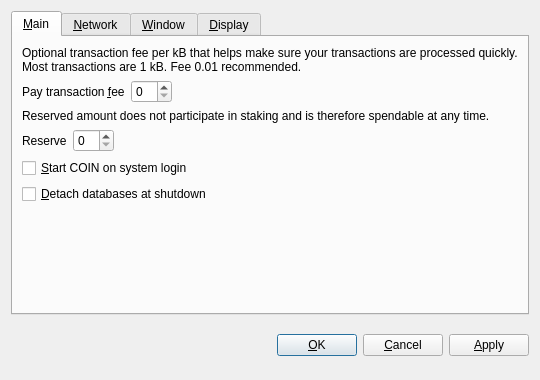
<?xml version="1.0" encoding="UTF-8"?>
<ui version="4.0">
 <class>OptionsDialog</class>
 <widget class="QDialog" name="OptionsDialog">
  <property name="geometry">
   <rect>
    <x>0</x>
    <y>0</y>
    <width>540</width>
    <height>380</height>
   </rect>
  </property>
  <property name="windowTitle">
   <string>Options</string>
  </property>
  <property name="modal">
   <bool>true</bool>
  </property>
  <layout class="QVBoxLayout" name="verticalLayout">
   <item>
    <widget class="QTabWidget" name="tabWidget">
     <property name="tabPosition">
      <enum>QTabWidget::North</enum>
     </property>
     <property name="currentIndex">
      <number>0</number>
     </property>
     <widget class="QWidget" name="tabMain">
      <attribute name="title">
       <string>&amp;Main</string>
      </attribute>
      <layout class="QVBoxLayout" name="verticalLayout_Main">
       <item>
        <widget class="QLabel" name="transactionFeeInfoLabel">
         <property name="text">
          <string>Optional transaction fee per kB that helps make sure your transactions are processed quickly. Most transactions are 1 kB. Fee 0.01 recommended.</string>
         </property>
         <property name="textFormat">
          <enum>Qt::PlainText</enum>
         </property>
         <property name="wordWrap">
          <bool>true</bool>
         </property>
        </widget>
       </item>
       <item>
        <layout class="QHBoxLayout" name="horizontalLayoutFee">
         <item>
          <widget class="QLabel" name="transactionFeeLabel">
           <property name="text">
            <string>Pay transaction &amp;fee</string>
           </property>
           <property name="textFormat">
            <enum>Qt::PlainText</enum>
           </property>
           <property name="buddy">
            <cstring>transactionFee</cstring>
           </property>
          </widget>
         </item>
         <item>
          <widget class="BitcoinAmountField" name="transactionFee"/>
         </item>
         <item>
          <spacer name="horizontalSpacerFee">
           <property name="orientation">
            <enum>Qt::Horizontal</enum>
           </property>
           <property name="sizeHint" stdset="0">
            <size>
             <width>40</width>
             <height>20</height>
            </size>
           </property>
          </spacer>
         </item>
        </layout>
       </item>
       <item>
        <widget class="QLabel" name="reserveBalanceInfoLabel">
         <property name="text">
          <string>Reserved amount does not participate in staking and is therefore spendable at any time.</string>
         </property>
         <property name="textFormat">
          <enum>Qt::PlainText</enum>
         </property>
         <property name="wordWrap">
          <bool>true</bool>
         </property>
        </widget>
       </item>
       <item>
        <layout class="QHBoxLayout" name="horizontalLayoutReserveBalance">
         <item>
          <widget class="QLabel" name="reserveBalanceLabel">
           <property name="text">
            <string>Reserve</string>
           </property>
           <property name="textFormat">
            <enum>Qt::PlainText</enum>
           </property>
           <property name="buddy">
            <cstring>reserveBalance</cstring>
           </property>
          </widget>
         </item>
         <item>
          <widget class="BitcoinAmountField" name="reserveBalance"/>
         </item>
         <item>
          <spacer name="horizontalSpacerReserveBalance">
           <property name="orientation">
            <enum>Qt::Horizontal</enum>
           </property>
           <property name="sizeHint" stdset="0">
            <size>
             <width>40</width>
             <height>20</height>
            </size>
           </property>
          </spacer>
         </item>
        </layout>
       </item>
       <item>
        <widget class="QCheckBox" name="bitcoinAtStartup">
         <property name="toolTip">
          <string>Automatically start COIN after logging in to the system.</string>
         </property>
         <property name="text">
          <string>&amp;Start COIN on system login</string>
         </property>
        </widget>
       </item>
       <item>
        <widget class="QCheckBox" name="detachDatabases">
         <property name="toolTip">
          <string>Detach block and address databases at shutdown. This means they can be moved to another data directory, but it slows down shutdown. The wallet is always detached.</string>
         </property>
         <property name="text">
          <string>&amp;Detach databases at shutdown</string>
         </property>
        </widget>
       </item>
       <item>
        <spacer name="verticalSpacer_Main">
         <property name="orientation">
          <enum>Qt::Vertical</enum>
         </property>
         <property name="sizeHint" stdset="0">
          <size>
           <width>20</width>
           <height>40</height>
          </size>
         </property>
        </spacer>
       </item>
      </layout>
     </widget>
     <widget class="QWidget" name="tabNetwork">
      <attribute name="title">
       <string>&amp;Network</string>
      </attribute>
      <layout class="QVBoxLayout" name="verticalLayout_Network">
       <item>
        <widget class="QCheckBox" name="mapPortUpnp">
         <property name="toolTip">
          <string>Automatically open the COIN client port on the router. This only works when your router supports UPnP and it is enabled.</string>
         </property>
         <property name="text">
          <string>Map port using &amp;UPnP</string>
         </property>
        </widget>
       </item>
       <item>
        <widget class="QCheckBox" name="connectSocks">
         <property name="toolTip">
          <string>Connect to the COIN network through a SOCKS proxy (e.g. when connecting through Tor).</string>
         </property>
         <property name="text">
          <string>&amp;Connect through SOCKS proxy:</string>
         </property>
        </widget>
       </item>
       <item>
        <layout class="QHBoxLayout" name="horizontalLayout_Network">
         <item>
          <widget class="QLabel" name="proxyIpLabel">
           <property name="text">
            <string>Proxy &amp;IP:</string>
           </property>
           <property name="textFormat">
            <enum>Qt::PlainText</enum>
           </property>
           <property name="buddy">
            <cstring>proxyIp</cstring>
           </property>
          </widget>
         </item>
         <item>
          <widget class="QValidatedLineEdit" name="proxyIp">
           <property name="maximumSize">
            <size>
             <width>140</width>
             <height>16777215</height>
            </size>
           </property>
           <property name="toolTip">
            <string>IP address of the proxy (e.g. 127.0.0.1)</string>
           </property>
          </widget>
         </item>
         <item>
          <widget class="QLabel" name="proxyPortLabel">
           <property name="text">
            <string>&amp;Port:</string>
           </property>
           <property name="textFormat">
            <enum>Qt::PlainText</enum>
           </property>
           <property name="buddy">
            <cstring>proxyPort</cstring>
           </property>
          </widget>
         </item>
         <item>
          <widget class="QLineEdit" name="proxyPort">
           <property name="maximumSize">
            <size>
             <width>55</width>
             <height>16777215</height>
            </size>
           </property>
           <property name="toolTip">
            <string>Port of the proxy (e.g. 9050)</string>
           </property>
          </widget>
         </item>
         <item>
          <widget class="QLabel" name="socksVersionLabel">
           <property name="text">
            <string>SOCKS &amp;Version:</string>
           </property>
           <property name="textFormat">
            <enum>Qt::PlainText</enum>
           </property>
           <property name="buddy">
            <cstring>socksVersion</cstring>
           </property>
          </widget>
         </item>
         <item>
          <widget class="QValueComboBox" name="socksVersion">
           <property name="toolTip">
            <string>SOCKS version of the proxy (e.g. 5)</string>
           </property>
          </widget>
         </item>
         <item>
          <spacer name="horizontalSpacer_Network">
           <property name="orientation">
            <enum>Qt::Horizontal</enum>
           </property>
           <property name="sizeHint" stdset="0">
            <size>
             <width>40</width>
             <height>20</height>
            </size>
           </property>
          </spacer>
         </item>
        </layout>
       </item>
       <item>
        <spacer name="verticalSpacer_Network">
         <property name="orientation">
          <enum>Qt::Vertical</enum>
         </property>
         <property name="sizeHint" stdset="0">
          <size>
           <width>20</width>
           <height>40</height>
          </size>
         </property>
        </spacer>
       </item>
      </layout>
     </widget>
     <widget class="QWidget" name="tabWindow">
      <attribute name="title">
       <string>&amp;Window</string>
      </attribute>
      <layout class="QVBoxLayout" name="verticalLayout_Window">
       <item>
        <widget class="QCheckBox" name="minimizeToTray">
         <property name="toolTip">
          <string>Show only a tray icon after minimizing the window.</string>
         </property>
         <property name="text">
          <string>&amp;Minimize to the tray instead of the taskbar</string>
         </property>
        </widget>
       </item>
       <item>
        <widget class="QCheckBox" name="minimizeOnClose">
         <property name="toolTip">
          <string>Minimize instead of exit the application when the window is closed. When this option is enabled, the application will be closed only after selecting Quit in the menu.</string>
         </property>
         <property name="text">
          <string>M&amp;inimize on close</string>
         </property>
        </widget>
       </item>
       <item>
        <spacer name="verticalSpacer_Window">
         <property name="orientation">
          <enum>Qt::Vertical</enum>
         </property>
         <property name="sizeHint" stdset="0">
          <size>
           <width>20</width>
           <height>40</height>
          </size>
         </property>
        </spacer>
       </item>
      </layout>
     </widget>
     <widget class="QWidget" name="tabDisplay">
      <attribute name="title">
       <string>&amp;Display</string>
      </attribute>
      <layout class="QVBoxLayout" name="verticalLayout_Display">
       <item>
        <layout class="QHBoxLayout" name="horizontalLayout_1_Display">
         <item>
          <widget class="QLabel" name="langLabel">
           <property name="text">
            <string>User Interface &amp;language:</string>
           </property>
           <property name="textFormat">
            <enum>Qt::PlainText</enum>
           </property>
           <property name="buddy">
            <cstring>lang</cstring>
           </property>
          </widget>
         </item>
         <item>
          <widget class="QValueComboBox" name="lang">
           <property name="toolTip">
            <string>The user interface language can be set here. This setting will take effect after restarting COIN.</string>
           </property>
          </widget>
         </item>
        </layout>
       </item>
       <item>
        <layout class="QHBoxLayout" name="horizontalLayout_2_Display">
         <item>
          <widget class="QLabel" name="unitLabel">
           <property name="text">
            <string>&amp;Unit to show amounts in:</string>
           </property>
           <property name="textFormat">
            <enum>Qt::PlainText</enum>
           </property>
           <property name="buddy">
            <cstring>unit</cstring>
           </property>
          </widget>
         </item>
         <item>
          <widget class="QValueComboBox" name="unit">
           <property name="toolTip">
            <string>Choose the default subdivision unit to show in the interface and when sending coins.</string>
           </property>
          </widget>
         </item>
        </layout>
       </item>
       <item>
        <widget class="QCheckBox" name="displayAddresses">
         <property name="toolTip">
          <string>Whether to show COIN addresses in the transaction list or not.</string>
         </property>
         <property name="text">
          <string>&amp;Display addresses in transaction list</string>
         </property>
        </widget>
       </item>
       <item>
        <widget class="QCheckBox" name="coinControlFeatures">
         <property name="toolTip">
          <string>Whether to show coin control features or not.</string>
         </property>
         <property name="text">
          <string>Display coin &amp;control features (experts only!)</string>
         </property>
        </widget>
       </item>
       <item>
        <spacer name="verticalSpacer_Display">
         <property name="orientation">
          <enum>Qt::Vertical</enum>
         </property>
         <property name="sizeHint" stdset="0">
          <size>
           <width>20</width>
           <height>40</height>
          </size>
         </property>
        </spacer>
       </item>
      </layout>
     </widget>
    </widget>
   </item>
   <item>
    <layout class="QHBoxLayout" name="horizontalLayout_Buttons">
     <item>
      <spacer name="horizontalSpacer_1">
       <property name="orientation">
        <enum>Qt::Horizontal</enum>
       </property>
       <property name="sizeHint" stdset="0">
        <size>
         <width>40</width>
         <height>48</height>
        </size>
       </property>
      </spacer>
     </item>
     <item>
      <widget class="QLabel" name="statusLabel">
       <property name="font">
        <font>
         <weight>75</weight>
         <bold>true</bold>
        </font>
       </property>
       <property name="text">
        <string/>
       </property>
       <property name="textFormat">
        <enum>Qt::PlainText</enum>
       </property>
       <property name="wordWrap">
        <bool>true</bool>
       </property>
      </widget>
     </item>
     <item>
      <spacer name="horizontalSpacer_2">
       <property name="orientation">
        <enum>Qt::Horizontal</enum>
       </property>
       <property name="sizeHint" stdset="0">
        <size>
         <width>40</width>
         <height>48</height>
        </size>
       </property>
      </spacer>
     </item>
     <item>
      <widget class="QPushButton" name="okButton">
       <property name="text">
        <string>&amp;OK</string>
       </property>
      </widget>
     </item>
     <item>
      <widget class="QPushButton" name="cancelButton">
       <property name="text">
        <string>&amp;Cancel</string>
       </property>
       <property name="autoDefault">
        <bool>false</bool>
       </property>
      </widget>
     </item>
     <item>
      <widget class="QPushButton" name="applyButton">
       <property name="text">
        <string>&amp;Apply</string>
       </property>
       <property name="autoDefault">
        <bool>false</bool>
       </property>
      </widget>
     </item>
    </layout>
   </item>
  </layout>
 </widget>
 <customwidgets>
  <customwidget>
   <class>BitcoinAmountField</class>
   <extends>QSpinBox</extends>
   <header>bitcoinamountfield.h</header>
  </customwidget>
  <customwidget>
   <class>QValueComboBox</class>
   <extends>QComboBox</extends>
   <header>qvaluecombobox.h</header>
  </customwidget>
  <customwidget>
   <class>QValidatedLineEdit</class>
   <extends>QLineEdit</extends>
   <header>qvalidatedlineedit.h</header>
  </customwidget>
 </customwidgets>
 <resources/>
 <connections/>
</ui>
